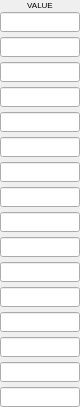
        <widget class="PyDMFrame" name="composite">
          <property name="geometry">
            <rect>
              <x>465</x>
              <y>55</y>
              <width>80</width>
              <height>407</height>
            </rect>
          </property>
          <property name="sizePolicy">
            <sizepolicy hsizetype="Ignored" vsizetype="Ignored">
              <horstretch>0</horstretch>
              <verstretch>0</verstretch>
            </sizepolicy>
          </property>
          <layout class="QGridLayout" name="gridLayout_1" columnstretch="80" rowstretch="10,2,20,5,20,5,20,5,20,5,20,5,20,5,20,5,20,5,20,5,20,5,20,5,20,5,20,5,20,5,20,5,20">
            <property name="leftMargin">
              <number>0</number>
            </property>
            <property name="topMargin">
              <number>0</number>
            </property>
            <property name="rightMargin">
              <number>0</number>
            </property>
            <property name="bottomMargin">
              <number>0</number>
            </property>
            <property name="horizontalSpacing">
              <number>0</number>
            </property>
            <property name="verticalSpacing">
              <number>0</number>
            </property>
            <item row="18" column="0">
              <widget class="PyDMLineEdit" name="text_entry_3">
                <property name="geometry">
                  <rect>
                    <x>0</x>
                    <y>212</y>
                    <width>80</width>
                    <height>20</height>
                  </rect>
                </property>
                <property name="sizePolicy">
                  <sizepolicy hsizetype="Ignored" vsizetype="Ignored">
                    <horstretch>0</horstretch>
                    <verstretch>0</verstretch>
                  </sizepolicy>
                </property>
                <property name="channel" stdset="0">
                  <string>ca://${P}${T}.I</string>
                </property>
                <property name="toolTip">
                  <string>${P}${T}.I</string>
                </property>
                <property name="font">
                  <font>
                    <pointsize>12</pointsize>
                  </font>
                </property>
                <property name="styleSheet">
                  <string notr="true">PyDMLineEdit#text_entry_3 {
  color: rgb(0, 0, 0);
  background-color: rgb(115, 223, 255);
  border: 1px solid black;
  margin: 0px;
  padding: 0px;
  spacing: 0px;
  }</string>
                </property>
              </widget>
            </item>
            <item row="20" column="0">
              <widget class="PyDMLineEdit" name="text_entry_4">
                <property name="geometry">
                  <rect>
                    <x>0</x>
                    <y>237</y>
                    <width>80</width>
                    <height>20</height>
                  </rect>
                </property>
                <property name="sizePolicy">
                  <sizepolicy hsizetype="Ignored" vsizetype="Ignored">
                    <horstretch>0</horstretch>
                    <verstretch>0</verstretch>
                  </sizepolicy>
                </property>
                <property name="channel" stdset="0">
                  <string>ca://${P}${T}.J</string>
                </property>
                <property name="toolTip">
                  <string>${P}${T}.J</string>
                </property>
                <property name="font">
                  <font>
                    <pointsize>12</pointsize>
                  </font>
                </property>
                <property name="styleSheet">
                  <string notr="true">PyDMLineEdit#text_entry_4 {
  color: rgb(0, 0, 0);
  background-color: rgb(115, 223, 255);
  border: 1px solid black;
  margin: 0px;
  padding: 0px;
  spacing: 0px;
  }</string>
                </property>
              </widget>
            </item>
            <item row="22" column="0">
              <widget class="PyDMLineEdit" name="text_entry_5">
                <property name="geometry">
                  <rect>
                    <x>0</x>
                    <y>262</y>
                    <width>80</width>
                    <height>20</height>
                  </rect>
                </property>
                <property name="sizePolicy">
                  <sizepolicy hsizetype="Ignored" vsizetype="Ignored">
                    <horstretch>0</horstretch>
                    <verstretch>0</verstretch>
                  </sizepolicy>
                </property>
                <property name="channel" stdset="0">
                  <string>ca://${P}${T}.K</string>
                </property>
                <property name="toolTip">
                  <string>${P}${T}.K</string>
                </property>
                <property name="font">
                  <font>
                    <pointsize>12</pointsize>
                  </font>
                </property>
                <property name="styleSheet">
                  <string notr="true">PyDMLineEdit#text_entry_5 {
  color: rgb(0, 0, 0);
  background-color: rgb(115, 223, 255);
  border: 1px solid black;
  margin: 0px;
  padding: 0px;
  spacing: 0px;
  }</string>
                </property>
              </widget>
            </item>
            <item row="24" column="0">
              <widget class="PyDMLineEdit" name="text_entry_6">
                <property name="geometry">
                  <rect>
                    <x>0</x>
                    <y>287</y>
                    <width>80</width>
                    <height>20</height>
                  </rect>
                </property>
                <property name="sizePolicy">
                  <sizepolicy hsizetype="Ignored" vsizetype="Ignored">
                    <horstretch>0</horstretch>
                    <verstretch>0</verstretch>
                  </sizepolicy>
                </property>
                <property name="channel" stdset="0">
                  <string>ca://${P}${T}.L</string>
                </property>
                <property name="toolTip">
                  <string>${P}${T}.L</string>
                </property>
                <property name="font">
                  <font>
                    <pointsize>12</pointsize>
                  </font>
                </property>
                <property name="styleSheet">
                  <string notr="true">PyDMLineEdit#text_entry_6 {
  color: rgb(0, 0, 0);
  background-color: rgb(115, 223, 255);
  border: 1px solid black;
  margin: 0px;
  padding: 0px;
  spacing: 0px;
  }</string>
                </property>
              </widget>
            </item>
            <item row="2" column="0">
              <widget class="PyDMLineEdit" name="text_entry_7">
                <property name="geometry">
                  <rect>
                    <x>0</x>
                    <y>12</y>
                    <width>80</width>
                    <height>20</height>
                  </rect>
                </property>
                <property name="sizePolicy">
                  <sizepolicy hsizetype="Ignored" vsizetype="Ignored">
                    <horstretch>0</horstretch>
                    <verstretch>0</verstretch>
                  </sizepolicy>
                </property>
                <property name="channel" stdset="0">
                  <string>ca://${P}${T}.A</string>
                </property>
                <property name="toolTip">
                  <string>${P}${T}.A</string>
                </property>
                <property name="font">
                  <font>
                    <pointsize>12</pointsize>
                  </font>
                </property>
                <property name="styleSheet">
                  <string notr="true">PyDMLineEdit#text_entry_7 {
  color: rgb(0, 0, 0);
  background-color: rgb(115, 223, 255);
  border: 1px solid black;
  margin: 0px;
  padding: 0px;
  spacing: 0px;
  }</string>
                </property>
              </widget>
            </item>
            <item row="8" column="0">
              <widget class="PyDMLineEdit" name="text_entry_8">
                <property name="geometry">
                  <rect>
                    <x>0</x>
                    <y>87</y>
                    <width>80</width>
                    <height>20</height>
                  </rect>
                </property>
                <property name="sizePolicy">
                  <sizepolicy hsizetype="Ignored" vsizetype="Ignored">
                    <horstretch>0</horstretch>
                    <verstretch>0</verstretch>
                  </sizepolicy>
                </property>
                <property name="channel" stdset="0">
                  <string>ca://${P}${T}.D</string>
                </property>
                <property name="toolTip">
                  <string>${P}${T}.D</string>
                </property>
                <property name="font">
                  <font>
                    <pointsize>12</pointsize>
                  </font>
                </property>
                <property name="styleSheet">
                  <string notr="true">PyDMLineEdit#text_entry_8 {
  color: rgb(0, 0, 0);
  background-color: rgb(115, 223, 255);
  border: 1px solid black;
  margin: 0px;
  padding: 0px;
  spacing: 0px;
  }</string>
                </property>
              </widget>
            </item>
            <item row="4" column="0">
              <widget class="PyDMLineEdit" name="text_entry_9">
                <property name="geometry">
                  <rect>
                    <x>0</x>
                    <y>37</y>
                    <width>80</width>
                    <height>20</height>
                  </rect>
                </property>
                <property name="sizePolicy">
                  <sizepolicy hsizetype="Ignored" vsizetype="Ignored">
                    <horstretch>0</horstretch>
                    <verstretch>0</verstretch>
                  </sizepolicy>
                </property>
                <property name="channel" stdset="0">
                  <string>ca://${P}${T}.B</string>
                </property>
                <property name="toolTip">
                  <string>${P}${T}.B</string>
                </property>
                <property name="font">
                  <font>
                    <pointsize>12</pointsize>
                  </font>
                </property>
                <property name="styleSheet">
                  <string notr="true">PyDMLineEdit#text_entry_9 {
  color: rgb(0, 0, 0);
  background-color: rgb(115, 223, 255);
  border: 1px solid black;
  margin: 0px;
  padding: 0px;
  spacing: 0px;
  }</string>
                </property>
              </widget>
            </item>
            <item row="6" column="0">
              <widget class="PyDMLineEdit" name="text_entry_10">
                <property name="geometry">
                  <rect>
                    <x>0</x>
                    <y>62</y>
                    <width>80</width>
                    <height>20</height>
                  </rect>
                </property>
                <property name="sizePolicy">
                  <sizepolicy hsizetype="Ignored" vsizetype="Ignored">
                    <horstretch>0</horstretch>
                    <verstretch>0</verstretch>
                  </sizepolicy>
                </property>
                <property name="channel" stdset="0">
                  <string>ca://${P}${T}.C</string>
                </property>
                <property name="toolTip">
                  <string>${P}${T}.C</string>
                </property>
                <property name="font">
                  <font>
                    <pointsize>12</pointsize>
                  </font>
                </property>
                <property name="styleSheet">
                  <string notr="true">PyDMLineEdit#text_entry_10 {
  color: rgb(0, 0, 0);
  background-color: rgb(115, 223, 255);
  border: 1px solid black;
  margin: 0px;
  padding: 0px;
  spacing: 0px;
  }</string>
                </property>
              </widget>
            </item>
            <item row="10" column="0">
              <widget class="PyDMLineEdit" name="text_entry_11">
                <property name="geometry">
                  <rect>
                    <x>0</x>
                    <y>112</y>
                    <width>80</width>
                    <height>20</height>
                  </rect>
                </property>
                <property name="sizePolicy">
                  <sizepolicy hsizetype="Ignored" vsizetype="Ignored">
                    <horstretch>0</horstretch>
                    <verstretch>0</verstretch>
                  </sizepolicy>
                </property>
                <property name="channel" stdset="0">
                  <string>ca://${P}${T}.E</string>
                </property>
                <property name="toolTip">
                  <string>${P}${T}.E</string>
                </property>
                <property name="font">
                  <font>
                    <pointsize>12</pointsize>
                  </font>
                </property>
                <property name="styleSheet">
                  <string notr="true">PyDMLineEdit#text_entry_11 {
  color: rgb(0, 0, 0);
  background-color: rgb(115, 223, 255);
  border: 1px solid black;
  margin: 0px;
  padding: 0px;
  spacing: 0px;
  }</string>
                </property>
              </widget>
            </item>
            <item row="12" column="0">
              <widget class="PyDMLineEdit" name="text_entry_12">
                <property name="geometry">
                  <rect>
                    <x>0</x>
                    <y>137</y>
                    <width>80</width>
                    <height>20</height>
                  </rect>
                </property>
                <property name="sizePolicy">
                  <sizepolicy hsizetype="Ignored" vsizetype="Ignored">
                    <horstretch>0</horstretch>
                    <verstretch>0</verstretch>
                  </sizepolicy>
                </property>
                <property name="channel" stdset="0">
                  <string>ca://${P}${T}.F</string>
                </property>
                <property name="toolTip">
                  <string>${P}${T}.F</string>
                </property>
                <property name="font">
                  <font>
                    <pointsize>12</pointsize>
                  </font>
                </property>
                <property name="styleSheet">
                  <string notr="true">PyDMLineEdit#text_entry_12 {
  color: rgb(0, 0, 0);
  background-color: rgb(115, 223, 255);
  border: 1px solid black;
  margin: 0px;
  padding: 0px;
  spacing: 0px;
  }</string>
                </property>
              </widget>
            </item>
            <item row="14" column="0">
              <widget class="PyDMLineEdit" name="text_entry_13">
                <property name="geometry">
                  <rect>
                    <x>0</x>
                    <y>162</y>
                    <width>80</width>
                    <height>20</height>
                  </rect>
                </property>
                <property name="sizePolicy">
                  <sizepolicy hsizetype="Ignored" vsizetype="Ignored">
                    <horstretch>0</horstretch>
                    <verstretch>0</verstretch>
                  </sizepolicy>
                </property>
                <property name="channel" stdset="0">
                  <string>ca://${P}${T}.G</string>
                </property>
                <property name="toolTip">
                  <string>${P}${T}.G</string>
                </property>
                <property name="font">
                  <font>
                    <pointsize>12</pointsize>
                  </font>
                </property>
                <property name="styleSheet">
                  <string notr="true">PyDMLineEdit#text_entry_13 {
  color: rgb(0, 0, 0);
  background-color: rgb(115, 223, 255);
  border: 1px solid black;
  margin: 0px;
  padding: 0px;
  spacing: 0px;
  }</string>
                </property>
              </widget>
            </item>
            <item row="16" column="0">
              <widget class="PyDMLineEdit" name="text_entry_14">
                <property name="geometry">
                  <rect>
                    <x>0</x>
                    <y>187</y>
                    <width>80</width>
                    <height>20</height>
                  </rect>
                </property>
                <property name="sizePolicy">
                  <sizepolicy hsizetype="Ignored" vsizetype="Ignored">
                    <horstretch>0</horstretch>
                    <verstretch>0</verstretch>
                  </sizepolicy>
                </property>
                <property name="channel" stdset="0">
                  <string>ca://${P}${T}.H</string>
                </property>
                <property name="toolTip">
                  <string>${P}${T}.H</string>
                </property>
                <property name="font">
                  <font>
                    <pointsize>12</pointsize>
                  </font>
                </property>
                <property name="styleSheet">
                  <string notr="true">PyDMLineEdit#text_entry_14 {
  color: rgb(0, 0, 0);
  background-color: rgb(115, 223, 255);
  border: 1px solid black;
  margin: 0px;
  padding: 0px;
  spacing: 0px;
  }</string>
                </property>
              </widget>
            </item>
            <item row="26" column="0">
              <widget class="PyDMLineEdit" name="text_entry_15">
                <property name="geometry">
                  <rect>
                    <x>0</x>
                    <y>312</y>
                    <width>80</width>
                    <height>20</height>
                  </rect>
                </property>
                <property name="sizePolicy">
                  <sizepolicy hsizetype="Ignored" vsizetype="Ignored">
                    <horstretch>0</horstretch>
                    <verstretch>0</verstretch>
                  </sizepolicy>
                </property>
                <property name="channel" stdset="0">
                  <string>ca://${P}${T}.M</string>
                </property>
                <property name="toolTip">
                  <string>${P}${T}.M</string>
                </property>
                <property name="font">
                  <font>
                    <pointsize>12</pointsize>
                  </font>
                </property>
                <property name="styleSheet">
                  <string notr="true">PyDMLineEdit#text_entry_15 {
  color: rgb(0, 0, 0);
  background-color: rgb(115, 223, 255);
  border: 1px solid black;
  margin: 0px;
  padding: 0px;
  spacing: 0px;
  }</string>
                </property>
              </widget>
            </item>
            <item row="28" column="0">
              <widget class="PyDMLineEdit" name="text_entry_16">
                <property name="geometry">
                  <rect>
                    <x>0</x>
                    <y>337</y>
                    <width>80</width>
                    <height>20</height>
                  </rect>
                </property>
                <property name="sizePolicy">
                  <sizepolicy hsizetype="Ignored" vsizetype="Ignored">
                    <horstretch>0</horstretch>
                    <verstretch>0</verstretch>
                  </sizepolicy>
                </property>
                <property name="channel" stdset="0">
                  <string>ca://${P}${T}.N</string>
                </property>
                <property name="toolTip">
                  <string>${P}${T}.N</string>
                </property>
                <property name="font">
                  <font>
                    <pointsize>12</pointsize>
                  </font>
                </property>
                <property name="styleSheet">
                  <string notr="true">PyDMLineEdit#text_entry_16 {
  color: rgb(0, 0, 0);
  background-color: rgb(115, 223, 255);
  border: 1px solid black;
  margin: 0px;
  padding: 0px;
  spacing: 0px;
  }</string>
                </property>
              </widget>
            </item>
            <item row="30" column="0">
              <widget class="PyDMLineEdit" name="text_entry_17">
                <property name="geometry">
                  <rect>
                    <x>0</x>
                    <y>362</y>
                    <width>80</width>
                    <height>20</height>
                  </rect>
                </property>
                <property name="sizePolicy">
                  <sizepolicy hsizetype="Ignored" vsizetype="Ignored">
                    <horstretch>0</horstretch>
                    <verstretch>0</verstretch>
                  </sizepolicy>
                </property>
                <property name="channel" stdset="0">
                  <string>ca://${P}${T}.O</string>
                </property>
                <property name="toolTip">
                  <string>${P}${T}.O</string>
                </property>
                <property name="font">
                  <font>
                    <pointsize>12</pointsize>
                  </font>
                </property>
                <property name="styleSheet">
                  <string notr="true">PyDMLineEdit#text_entry_17 {
  color: rgb(0, 0, 0);
  background-color: rgb(115, 223, 255);
  border: 1px solid black;
  margin: 0px;
  padding: 0px;
  spacing: 0px;
  }</string>
                </property>
              </widget>
            </item>
            <item row="32" column="0">
              <widget class="PyDMLineEdit" name="text_entry_18">
                <property name="geometry">
                  <rect>
                    <x>0</x>
                    <y>387</y>
                    <width>80</width>
                    <height>20</height>
                  </rect>
                </property>
                <property name="sizePolicy">
                  <sizepolicy hsizetype="Ignored" vsizetype="Ignored">
                    <horstretch>0</horstretch>
                    <verstretch>0</verstretch>
                  </sizepolicy>
                </property>
                <property name="channel" stdset="0">
                  <string>ca://${P}${T}.P</string>
                </property>
                <property name="toolTip">
                  <string>${P}${T}.P</string>
                </property>
                <property name="font">
                  <font>
                    <pointsize>12</pointsize>
                  </font>
                </property>
                <property name="styleSheet">
                  <string notr="true">PyDMLineEdit#text_entry_18 {
  color: rgb(0, 0, 0);
  background-color: rgb(115, 223, 255);
  border: 1px solid black;
  margin: 0px;
  padding: 0px;
  spacing: 0px;
  }</string>
                </property>
              </widget>
            </item>
            <item row="0" column="0">
              <widget class="QLabel" name="text">
                <property name="geometry">
                  <rect>
                    <x>0</x>
                    <y>0</y>
                    <width>80</width>
                    <height>10</height>
                  </rect>
                </property>
                <property name="sizePolicy">
                  <sizepolicy hsizetype="Ignored" vsizetype="Ignored">
                    <horstretch>0</horstretch>
                    <verstretch>0</verstretch>
                  </sizepolicy>
                </property>
                <property name="text">
                  <string>VALUE</string>
                </property>
                <property name="font">
                  <font>
                    <pointsize>6</pointsize>
                  </font>
                </property>
                <property name="brush" stdset="0">
                  <brush brushstyle="SolidPattern">
                    <color alpha="255">
                      <red>0</red>
                      <green>0</green>
                      <blue>0</blue>
                    </color>
                  </brush>
                </property>
                <property name="toolTip">
                  <string>text</string>
                </property>
                <property name="alignment">
                  <set>Qt::AlignCenter</set>
                </property>
                <property name="styleSheet">
                  <string notr="true">QLabel#text {
  color: rgb(0, 0, 0);
  }</string>
                </property>
              </widget>
            </item>
          </layout>
        </widget>
